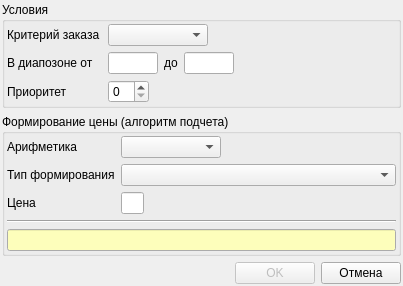
<?xml version="1.0" encoding="UTF-8"?>
<ui version="4.0">
 <class>DialogDelivCondition</class>
 <widget class="QDialog" name="DialogDelivCondition">
  <property name="geometry">
   <rect>
    <x>0</x>
    <y>0</y>
    <width>403</width>
    <height>259</height>
   </rect>
  </property>
  <property name="windowTitle">
   <string>Добавление условия</string>
  </property>
  <layout class="QVBoxLayout" name="verticalLayout">
   <property name="leftMargin">
    <number>2</number>
   </property>
   <property name="topMargin">
    <number>2</number>
   </property>
   <property name="rightMargin">
    <number>2</number>
   </property>
   <property name="bottomMargin">
    <number>2</number>
   </property>
   <item>
    <widget class="QGroupBox" name="groupBox">
     <property name="title">
      <string>Условия</string>
     </property>
     <layout class="QGridLayout" name="gridLayout">
      <property name="leftMargin">
       <number>2</number>
      </property>
      <property name="topMargin">
       <number>2</number>
      </property>
      <property name="rightMargin">
       <number>2</number>
      </property>
      <property name="bottomMargin">
       <number>2</number>
      </property>
      <property name="spacing">
       <number>6</number>
      </property>
      <item row="0" column="1">
       <layout class="QHBoxLayout" name="horizontalLayout_2">
        <item>
         <widget class="QComboBox" name="comboBoxTypeParam">
          <property name="minimumSize">
           <size>
            <width>100</width>
            <height>0</height>
           </size>
          </property>
          <property name="toolTip">
           <string>Критерий привязки доставки к заказу</string>
          </property>
         </widget>
        </item>
        <item>
         <spacer name="horizontalSpacer">
          <property name="orientation">
           <enum>Qt::Horizontal</enum>
          </property>
          <property name="sizeHint" stdset="0">
           <size>
            <width>108</width>
            <height>20</height>
           </size>
          </property>
         </spacer>
        </item>
       </layout>
      </item>
      <item row="0" column="0">
       <widget class="QLabel" name="label">
        <property name="minimumSize">
         <size>
          <width>95</width>
          <height>0</height>
         </size>
        </property>
        <property name="text">
         <string>Критерий заказа</string>
        </property>
       </widget>
      </item>
      <item row="1" column="0">
       <widget class="QLabel" name="label_2">
        <property name="text">
         <string>В диапозоне от</string>
        </property>
       </widget>
      </item>
      <item row="1" column="1">
       <layout class="QHBoxLayout" name="horizontalLayout">
        <item>
         <widget class="QLineEdit" name="lineEditMinValue">
          <property name="maximumSize">
           <size>
            <width>50</width>
            <height>16777215</height>
           </size>
          </property>
          <property name="toolTip">
           <string>Минимальное значение диапозона срабатывания условия</string>
          </property>
         </widget>
        </item>
        <item>
         <widget class="QLabel" name="label_3">
          <property name="text">
           <string>до</string>
          </property>
         </widget>
        </item>
        <item>
         <widget class="QLineEdit" name="lineEditMaxValue">
          <property name="maximumSize">
           <size>
            <width>50</width>
            <height>16777215</height>
           </size>
          </property>
          <property name="toolTip">
           <string>Максимальное значение диапозона срабатывания условия</string>
          </property>
         </widget>
        </item>
        <item>
         <spacer name="horizontalSpacer_2">
          <property name="orientation">
           <enum>Qt::Horizontal</enum>
          </property>
          <property name="sizeHint" stdset="0">
           <size>
            <width>158</width>
            <height>20</height>
           </size>
          </property>
         </spacer>
        </item>
       </layout>
      </item>
      <item row="2" column="0">
       <widget class="QLabel" name="label_4">
        <property name="text">
         <string>Приоритет</string>
        </property>
       </widget>
      </item>
      <item row="2" column="1">
       <layout class="QHBoxLayout" name="horizontalLayout_3">
        <item>
         <widget class="QSpinBox" name="spinBoxPriotity"/>
        </item>
        <item>
         <spacer name="horizontalSpacer_3">
          <property name="orientation">
           <enum>Qt::Horizontal</enum>
          </property>
          <property name="sizeHint" stdset="0">
           <size>
            <width>218</width>
            <height>20</height>
           </size>
          </property>
         </spacer>
        </item>
       </layout>
      </item>
     </layout>
    </widget>
   </item>
   <item>
    <widget class="QGroupBox" name="groupBox_2">
     <property name="title">
      <string>Формирование цены (алгоритм подчета)</string>
     </property>
     <layout class="QGridLayout" name="gridLayout_2">
      <property name="leftMargin">
       <number>2</number>
      </property>
      <property name="topMargin">
       <number>2</number>
      </property>
      <property name="rightMargin">
       <number>2</number>
      </property>
      <property name="bottomMargin">
       <number>2</number>
      </property>
      <property name="spacing">
       <number>6</number>
      </property>
      <item row="0" column="0">
       <widget class="QLabel" name="label_5">
        <property name="text">
         <string>Арифметика</string>
        </property>
       </widget>
      </item>
      <item row="0" column="1">
       <layout class="QHBoxLayout" name="horizontalLayout_4">
        <item>
         <widget class="QComboBox" name="comboBoxTypeOperation">
          <property name="minimumSize">
           <size>
            <width>100</width>
            <height>0</height>
           </size>
          </property>
         </widget>
        </item>
        <item>
         <spacer name="horizontalSpacer_4">
          <property name="orientation">
           <enum>Qt::Horizontal</enum>
          </property>
          <property name="sizeHint" stdset="0">
           <size>
            <width>128</width>
            <height>20</height>
           </size>
          </property>
         </spacer>
        </item>
       </layout>
      </item>
      <item row="1" column="0">
       <widget class="QLabel" name="labelPrice_2">
        <property name="text">
         <string>Тип формирования</string>
        </property>
       </widget>
      </item>
      <item row="1" column="1">
       <widget class="QComboBox" name="comboBoxTypePrice"/>
      </item>
      <item row="2" column="0">
       <widget class="QLabel" name="labelPricePercent">
        <property name="text">
         <string>Цена</string>
        </property>
       </widget>
      </item>
      <item row="2" column="1">
       <layout class="QHBoxLayout" name="horizontalLayout_5">
        <item>
         <widget class="QLineEdit" name="lineEditPricePercent">
          <property name="maximumSize">
           <size>
            <width>50</width>
            <height>16777215</height>
           </size>
          </property>
         </widget>
        </item>
        <item>
         <spacer name="horizontalSpacer_5">
          <property name="orientation">
           <enum>Qt::Horizontal</enum>
          </property>
          <property name="sizeHint" stdset="0">
           <size>
            <width>278</width>
            <height>20</height>
           </size>
          </property>
         </spacer>
        </item>
       </layout>
      </item>
      <item row="4" column="0" colspan="2">
       <widget class="QLineEdit" name="lineEditDescriptionPrice">
        <property name="palette">
         <palette>
          <active>
           <colorrole role="Base">
            <brush brushstyle="SolidPattern">
             <color alpha="255">
              <red>253</red>
              <green>254</green>
              <blue>187</blue>
             </color>
            </brush>
           </colorrole>
          </active>
          <inactive>
           <colorrole role="Base">
            <brush brushstyle="SolidPattern">
             <color alpha="255">
              <red>253</red>
              <green>254</green>
              <blue>187</blue>
             </color>
            </brush>
           </colorrole>
          </inactive>
          <disabled>
           <colorrole role="Base">
            <brush brushstyle="SolidPattern">
             <color alpha="255">
              <red>240</red>
              <green>240</green>
              <blue>240</blue>
             </color>
            </brush>
           </colorrole>
          </disabled>
         </palette>
        </property>
        <property name="readOnly">
         <bool>true</bool>
        </property>
       </widget>
      </item>
      <item row="3" column="0" colspan="2">
       <widget class="Line" name="line">
        <property name="orientation">
         <enum>Qt::Horizontal</enum>
        </property>
       </widget>
      </item>
     </layout>
    </widget>
   </item>
   <item>
    <layout class="QHBoxLayout" name="horizontalLayout_6">
     <item>
      <spacer name="horizontalSpacer_6">
       <property name="orientation">
        <enum>Qt::Horizontal</enum>
       </property>
       <property name="sizeHint" stdset="0">
        <size>
         <width>40</width>
         <height>20</height>
        </size>
       </property>
      </spacer>
     </item>
     <item>
      <widget class="QPushButton" name="pushButtonOK">
       <property name="enabled">
        <bool>false</bool>
       </property>
       <property name="text">
        <string>OK</string>
       </property>
      </widget>
     </item>
     <item>
      <widget class="QPushButton" name="pushButtonCancel">
       <property name="text">
        <string>Отмена</string>
       </property>
      </widget>
     </item>
    </layout>
   </item>
  </layout>
 </widget>
 <resources/>
 <connections/>
</ui>
